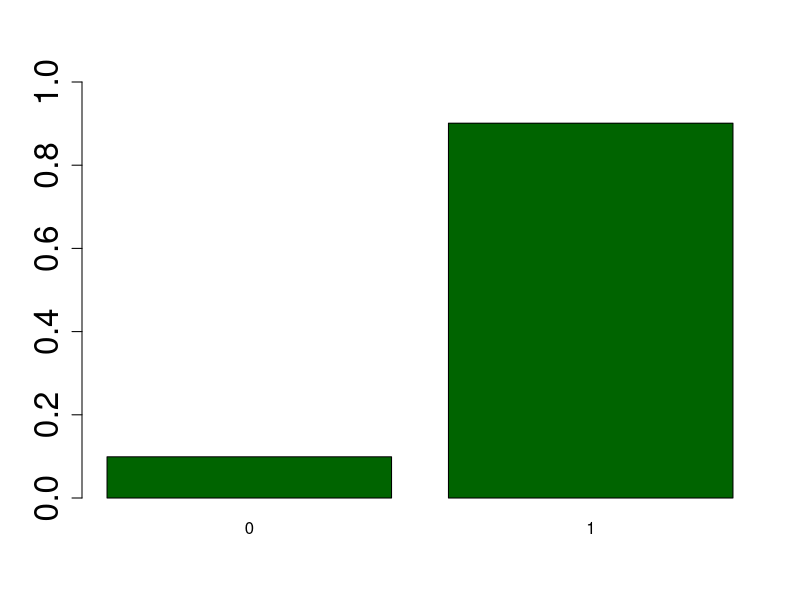
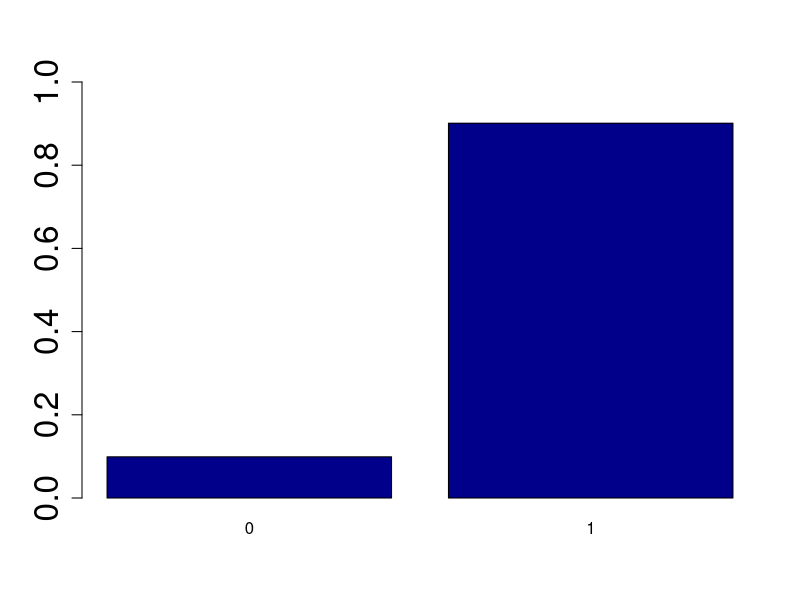

These charts were generated, in order, by the following R code:
# rm(list=ls())
#====================================================
# Exemplo para gerar da Bernoulli a partir de U(0,1)
#====================================================
set.seed(12345)
p  <- 0.9  # Probabilidade de X=1
n  <- 1000 # Tamanho da amostra

# Primeira maneira 
x  <- rep(0,n)
for(i in 1:n){
  u <- runif(1)
  if(u <= 0.9) x[i] <- 1
}
x11()
barplot(table(x)/n,ylim=c(0,1),cex.axis=2,cex.lab=2,col="darkgreen")
mean(x)

# Segunda maneira
# Tudo em bloco!
w  <- as.integer( runif(n) <= p )
x11()
barplot(table(w)/n,ylim=c(0,1),cex.axis=2,cex.lab=2,col="darkblue")
mean(w)

#====================================================
# Fim
#====================================================